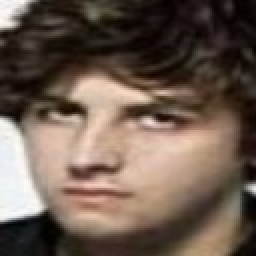
#> input picture Assignment-4/images1/jamie-1.jpeg, 128 x 128 px, found by its file name (shown 2 times larger)
$ jupyter execute 'face detection old.ipynb'   (older library calls are emulated)
#> lines starting #> are read from the running program, lines starting #| are printed output that depends on the picture
[cell 1]
import cv2
import numpy as np
import matplotlib.pyplot as plt
import argparse
from math import atan2, cos, sin, sqrt, pi
from __future__ import print_function
from __future__ import division
import glob
from sklearn.decomposition import PCA

[cell 2]
def getOrientation(points, image):
    sz = len(points)
    data_points = np.empty((sz, 2), dtype=np.float64)
    for i in range(data_points.shape[0]):
        data_points[i,0] = points[i,0,0]
        data_points[i,1] = points[i,0,1]


    # Perform PCA analysis
    mean = np.empty((0))


    mean, eigenvectors = cv2.PCACompute(data_points, mean)

    print(eigenvectors)
    # [16 lines of commented-out code are left out]

[cell 3]
def drawAxis(image, p_, q_, colour, scale):
    p = list(p_)
    q = list(q_)

    angle = atan2(p[1] - q[1], p[0] - q[0]) # angle in radians
    hypotenuse = sqrt((p[1] - q[1]) * (p[1] - q[1]) + (p[0] - q[0]) * (p[0] - q[0]))

    # Here we lengthen the arrow by a factor of scale
    q[0] = p[0] - scale * hypotenuse * cos(angle)
    q[1] = p[1] - scale * hypotenuse * sin(angle)
    cv.line(image, (int(p[0]), int(p[1])), (int(q[0]), int(q[1])), colour, 1, cv.LINE_AA)

    # create the arrow hooks
    p[0] = q[0] + 9 * cos(angle + pi / 4)
    p[1] = q[1] + 9 * sin(angle + pi / 4)
    cv.line(image, (int(p[0]), int(p[1])), (int(q[0]), int(q[1])), colour, 1, cv.LINE_AA)
    p[0] = q[0] + 9 * cos(angle - pi / 4)
    p[1] = q[1] + 9 * sin(angle - pi / 4)
    cv.line(image, (int(p[0]), int(p[1])), (int(q[0]), int(q[1])), colour, 1, cv.LINE_AA)

[cell 4]
src = cv2.imread('images/jamie-1.jpeg')
#> src is the input picture: shape (128, 128, 3); mean B, G, R 79.1, 91, 108.2

if src is None:
    print('Could not open or find the image')
    exit(0)


gray = cv2.cvtColor(src, cv2.COLOR_BGR2GRAY)
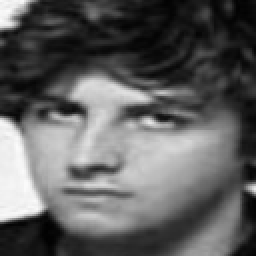
#> gray: shape (128, 128) (shown 2 times larger); min 0, max 251, mean 94.8

# _, bw = cv2.threshold(gray, 50, 255, cv2.THRESH_BINARY | cv2.THRESH_OTSU)

# _, contours, _ = cv2.findContours(bw, cv2.RETR_LIST, cv2.CHAIN_APPROX_NONE)


# for i, c in enumerate(contours):
#     # Calculate the area of each contour
#     area = cv.contourArea(c);
#     # Ignore contours that are too small or too large
#     if area < 1e2 or 1e5 < area:
#         continue

#     # Draw each contour only for visualisation purposes
#     cv.drawContours(src, contours, i, (0, 0, 255), 2);
#     # Find the orientation of each shape
#     getOrientation(c, src)


$ run again, with Assignment-4/images1/jamie-10.jpeg copied over Assignment-4/images1/jamie-1.jpeg
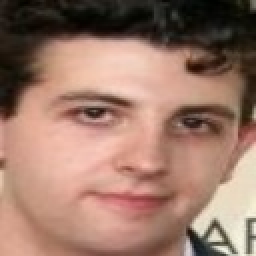
#> input picture Assignment-4/images1/jamie-10.jpeg, 128 x 128 px, found by its file name (shown 2 times larger)
#> src is the input picture: shape (128, 128, 3); mean B, G, R 105.1, 120.3, 155.3
#> `gray = cv2.cvtColor(src, cv2.COLOR_BGR2GRAY)`:
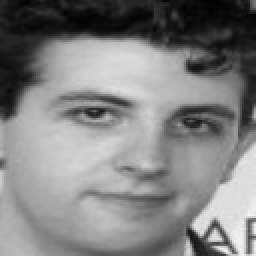
#> gray: shape (128, 128) (shown 2 times larger); min 1, max 244, mean 129

$ run again, with Assignment-4/images1/jamie-2.jpeg copied over Assignment-4/images1/jamie-1.jpeg
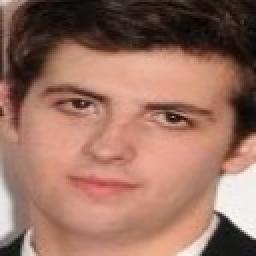
#> input picture Assignment-4/images1/jamie-2.jpeg, 128 x 128 px, found by its file name (shown 2 times larger)
#> src is the input picture: shape (128, 128, 3); mean B, G, R 96.9, 111.7, 153.2
#> `gray = cv2.cvtColor(src, cv2.COLOR_BGR2GRAY)`:
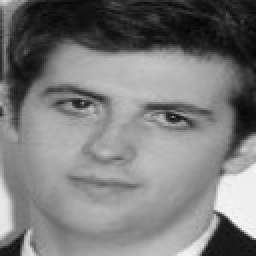
#> gray: shape (128, 128) (shown 2 times larger); min 5, max 252, mean 122.5

$ run again, with Assignment-4/images1/jamie-3.jpeg copied over Assignment-4/images1/jamie-1.jpeg
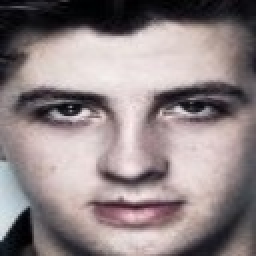
#> input picture Assignment-4/images1/jamie-3.jpeg, 128 x 128 px, found by its file name (shown 2 times larger)
#> src is the input picture: shape (128, 128, 3); mean B, G, R 133.8, 132.7, 144.6
#> `gray = cv2.cvtColor(src, cv2.COLOR_BGR2GRAY)`:
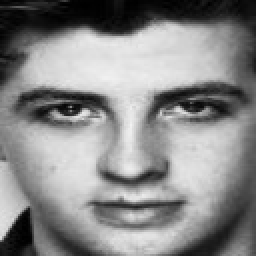
#> gray: shape (128, 128) (shown 2 times larger); min 0, max 242, mean 136.4
